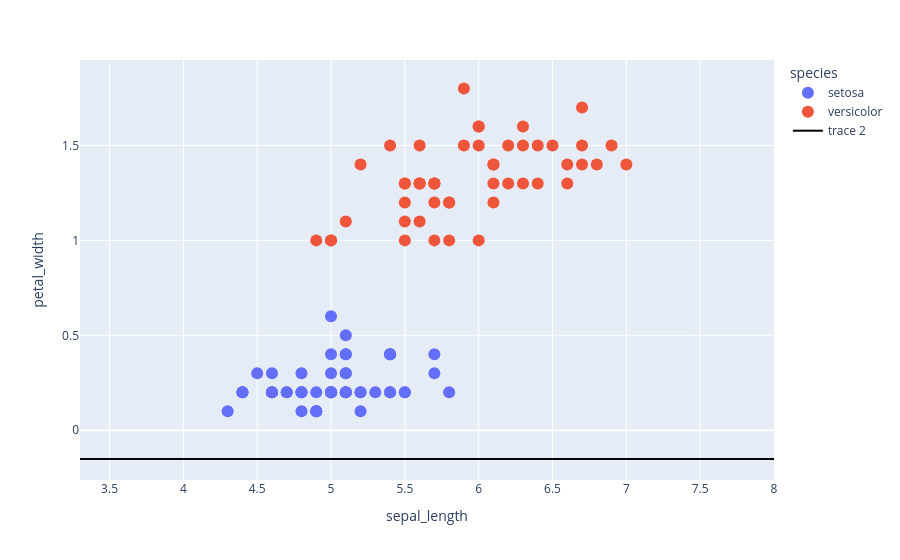

Notebook source saved alongside this figure:
### Code cell
# 1. Метод опорных векторов
scaler = StandardScaler()
X_scaled = scaler.fit_transform(X)

svm = SVC(kernel="linear")
svm.fit(X_scaled, y)

fig = px.scatter(df, x="sepal_length", y="petal_width", color="species")
fig.update_traces(marker=dict(size=12))

x_range = np.linspace(X[:, 0].min() - 1, X[:, 0].max() + 1, 100)
y_range = -(svm.coef_[0][0] * x_range + svm.intercept_[0]) / svm.coef_[0][1]
fig.add_scatter(x=x_range, y=y_range, mode="lines", line=dict(color="black", width=2))

fig.show()

### Figure 1 — Plotly figure (JSON) as saved in the notebook; plotly's stock layout.template omitted (floating-point values rounded to 4 significant figures)
{"data": [{"hovertemplate": "species=setosa<br>sepal_length=%{x}<br>petal_width=%{y}<extra></extra>", "legendgroup": "setosa", "marker": {"color": "#636efa", "size": 12, "symbol": "circle"}, "mode": "markers", "name": "setosa", "orientation": "v", "showlegend": true, "type": "scatter", "x": [5.1, 4.9, 4.7, 4.6, 5, 5.4, 4.6, 5, 4.4, 4.9, 5.4, 4.8, 4.8, 4.3, 5.8, 5.7, 5.4, 5.1, 5.7, 5.1, 5.4, 5.1, 4.6, 5.1, 4.8, 5, 5, 5.2, 5.2, 4.7, 4.8, 5.4, 5.2, 5.5, 4.9, 5, 5.5, 4.9, 4.4, 5.1, 5, 4.5, 4.4, 5, 5.1, 4.8, 5.1, 4.6, 5.3, 5], "xaxis": "x", "y": [0.2, 0.2, 0.2, 0.2, 0.2, 0.4, 0.3, 0.2, 0.2, 0.1, 0.2, 0.2, 0.1, 0.1, 0.2, 0.4, 0.4, 0.3, 0.3, 0.3, 0.2, 0.4, 0.2, 0.5, 0.2, 0.2, 0.4, 0.2, 0.2, 0.2, 0.2, 0.4, 0.1, 0.2, 0.1, 0.2, 0.2, 0.1, 0.2, 0.2, 0.3, 0.3, 0.2, 0.6, 0.4, 0.3, 0.2, 0.2, 0.2, 0.2], "yaxis": "y"}, {"hovertemplate": "species=versicolor<br>sepal_length=%{x}<br>petal_width=%{y}<extra></extra>", "legendgroup": "versicolor", "marker": {"color": "#EF553B", "size": 12, "symbol": "circle"}, "mode": "markers", "name": "versicolor", "orientation": "v", "showlegend": true, "type": "scatter", "x": [7, 6.4, 6.9, 5.5, 6.5, 5.7, 6.3, 4.9, 6.6, 5.2, 5, 5.9, 6, 6.1, 5.6, 6.7, 5.6, 5.8, 6.2, 5.6, 5.9, 6.1, 6.3, 6.1, 6.4, 6.6, 6.8, 6.7, 6, 5.7, 5.5, 5.5, 5.8, 6, 5.4, 6, 6.7, 6.3, 5.6, 5.5, 5.5, 6.1, 5.8, 5, 5.6, 5.7, 5.7, 6.2, 5.1, 5.7], "xaxis": "x", "y": [1.4, 1.5, 1.5, 1.3, 1.5, 1.3, 1.6, 1, 1.3, 1.4, 1, 1.5, 1, 1.4, 1.3, 1.4, 1.5, 1, 1.5, 1.1, 1.8, 1.3, 1.5, 1.2, 1.3, 1.4, 1.4, 1.7, 1.5, 1, 1.1, 1, 1.2, 1.6, 1.5, 1.6, 1.5, 1.3, 1.3, 1.3, 1.2, 1.4, 1.2, 1, 1.3, 1.2, 1.3, 1.3, 1.1, 1.3], "yaxis": "y"}, {"line": {"color": "black", "width": 2}, "mode": "lines", "type": "scatter", "x": [3.3, 3.347, 3.395, 3.442, 3.49, 3.537, 3.585, 3.632, 3.68, 3.727, 3.775, 3.822, 3.87, 3.917, 3.965, 4.012, 4.06, 4.107, 4.155, 4.202, 4.249, 4.297, 4.344, 4.392, 4.439, 4.487, 4.534, 4.582, 4.629, 4.677, 4.724, 4.772, 4.819, 4.867, 4.914, 4.962, 5.009, 5.057, 5.104, 5.152, 5.199, 5.246, 5.294, 5.341, 5.389, 5.436, 5.484, 5.531, 5.579, 5.626, 5.674, 5.721, 5.769, 5.816, 5.864, 5.911, 5.959, 6.006, 6.054, 6.101, 6.148, 6.196, 6.243, 6.291, 6.338, 6.386, 6.433, 6.481, 6.528, 6.576, 6.623, 6.671, 6.718, 6.766, 6.813, 6.861, 6.908, 6.956, 7.003, 7.051, 7.098, 7.145, 7.193, 7.24, 7.288, 7.335, 7.383, 7.43, 7.478, 7.525, 7.573, 7.62, 7.668, 7.715, 7.763, 7.81, 7.858, 7.905, 7.953, 8], "y": [-0.1512, -0.1512, -0.1512, -0.1512, -0.1512, -0.1512, -0.1512, -0.1512, -0.1512, -0.1512, -0.1512, -0.1512, -0.1512, -0.1512, -0.1512, -0.1512, -0.1512, -0.1512, -0.1512, -0.1512, -0.1512, -0.1512, -0.1513, -0.1513, -0.1513, -0.1513, -0.1513, -0.1513, -0.1513, -0.1513, -0.1513, -0.1513, -0.1513, -0.1513, -0.1513, -0.1513, -0.1513, -0.1513, -0.1513, -0.1513, -0.1513, -0.1513, -0.1513, -0.1513, -0.1513, -0.1513, -0.1514, -0.1514, -0.1514, -0.1514, -0.1514, -0.1514, -0.1514, -0.1514, -0.1514, -0.1514, -0.1514, -0.1514, -0.1514, -0.1514, -0.1514, -0.1514, -0.1514, -0.1514, -0.1514, -0.1514, -0.1514, -0.1514, -0.1514, -0.1514, -0.1514, -0.1515, -0.1515, -0.1515, -0.1515, -0.1515, -0.1515, -0.1515, -0.1515, -0.1515, -0.1515, -0.1515, -0.1515, -0.1515, -0.1515, -0.1515, -0.1515, -0.1515, -0.1515, -0.1515, -0.1515, -0.1515, -0.1515, -0.1515, -0.1515, -0.1515, -0.1516, -0.1516, -0.1516, -0.1516]}], "layout": {"autosize": true, "legend": {"title": {"text": "species"}, "tracegroupgap": 0}, "margin": {"t": 60}, "xaxis": {"anchor": "y", "autorange": true, "domain": [0, 1], "range": [3.3, 8], "title": {"text": "sepal_length"}, "type": "linear"}, "yaxis": {"anchor": "x", "autorange": true, "domain": [0, 1], "range": [-0.2643, 1.99], "title": {"text": "petal_width"}, "type": "linear"}}}
